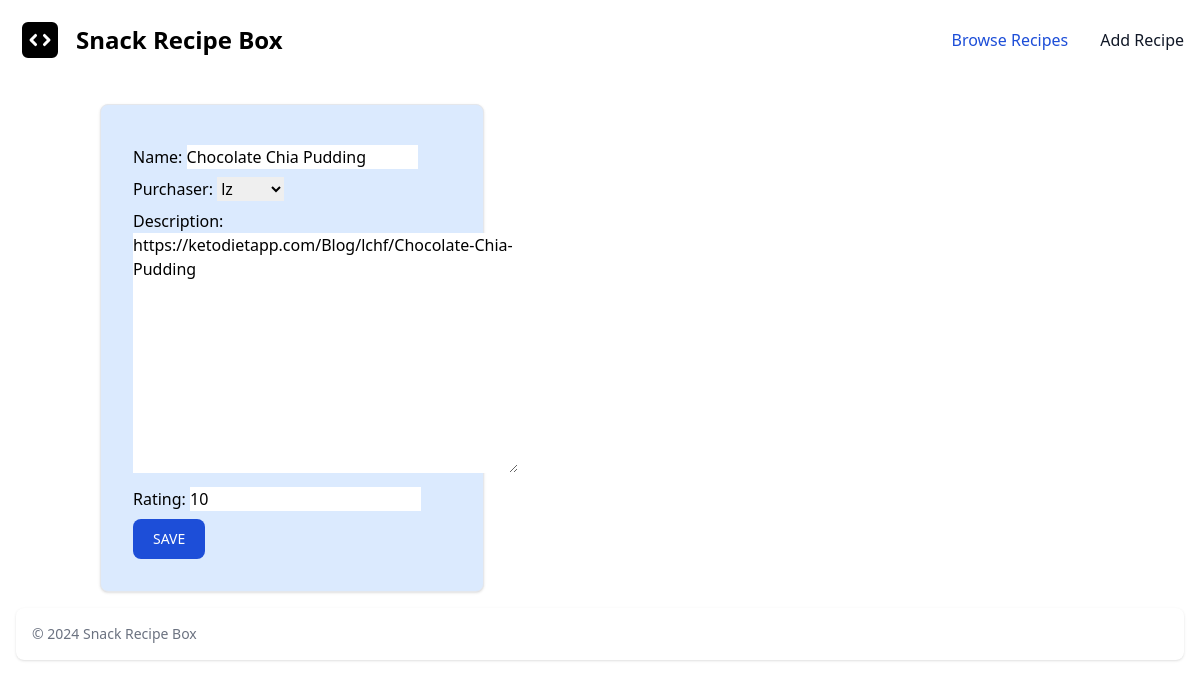
The app's page /4/update/ with its own data.
### snacks/models.py (models this page shows, shortened)
class Snack(models.Model):
    name = models.CharField(max_length=256)
    purchaser = models.ForeignKey('auth.User', on_delete=models.CASCADE)
    description = models.TextField(max_length=256)
    rating = models.IntegerField(default=0)

### snacks/views.py (the view)
# urls.py: path('<int:pk>/update/', SnackUpdateView.as_view(), name='snack_update'),
class SnackUpdateView(UpdateView):
    template_name = 'snack_update.html'
    model = Snack
    fields = '__all__'

### templates/snack_update.html (shortened to what this page needs)
{% extends 'base.html' %}
{% block content %}
<br>
<div class="w-full max-w-sm p-4 bg-blue-100 border border-gray-200 rounded-lg shadow sm:p-6 md:p-8 dark:bg-blue-900 dark:border-gray-700">
  <form method="POST" class="space-y-2">
    {{ form.as_p }}
    <input class="text-white bg-blue-700 hover:bg-blue-800 focus:ring-4 focus:ring-blue-300 font-medium rounded-lg text-sm px-5 py-2.5 me-2 mb-2 dark:bg-blue-600 dark:hover:bg-blue-700 focus:outline-none dark:focus:ring-blue-800" type="submit" value="SAVE">
  </form>
</div>
{% endblock content %}

### records on screen
Snack: name "Chocolate Chia Pudding", purchaser "lz", description "https://ketodietapp.com/Blog/lchf/Chocolate-Chia-Pudding", rating "10"
